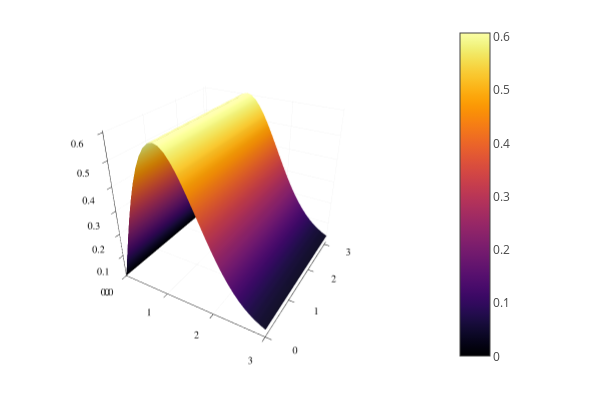

The cell this chart's notebook holds for it:
### Code cell
surface(0:0.1:3,0:0.1:π ,(r,θ)->r*exp(-r^2/2))

### Figure 1 — Plotly figure (JSON) as saved in the notebook; plotly's stock layout.template omitted (floating-point values rounded to 4 significant figures; data arrays with more than 128 entries replaced by an {"elided": "..."} marker saying what was removed)
{"data": [{"colorbar": {"len": 0.9525, "title": "", "x": 0.7504, "y": 0.5139}, "colorscale": {"elided": "256x2 mixed values"}, "name": "y1", "opacity": null, "scene": "scene", "showlegend": false, "showscale": true, "type": "surface", "x": [0, 0.1, 0.2, 0.3, 0.4, 0.5, 0.6, 0.7, 0.8, 0.9, 1, 1.1, 1.2, 1.3, 1.4, 1.5, 1.6, 1.7, 1.8, 1.9, 2, 2.1, 2.2, 2.3, 2.4, 2.5, 2.6, 2.7, 2.8, 2.9, 3], "xaxis": "x", "y": [0, 0.1, 0.2, 0.3, 0.4, 0.5, 0.6, 0.7, 0.8, 0.9, 1, 1.1, 1.2, 1.3, 1.4, 1.5, 1.6, 1.7, 1.8, 1.9, 2, 2.1, 2.2, 2.3, 2.4, 2.5, 2.6, 2.7, 2.8, 2.9, 3, 3.1], "yaxis": "y", "z": {"elided": "32x31 float values"}, "zaxis": "z", "zmax": 0.6065, "zmin": 0}], "layout": {"annotations": [], "height": 400, "legend": {"bgcolor": "rgba(255, 255, 255, 1.000)", "bordercolor": "rgba(0, 0, 0, 1.000)", "borderwidth": 1, "font": {"color": "rgba(0, 0, 0, 1.000)", "family": "sans-serif", "size": 11}, "title": {"font": {"color": "rgba(0, 0, 0, 1.000)", "family": "sans-serif", "size": 15}, "text": ""}, "tracegroupgap": 0, "traceorder": "normal", "x": 1, "xanchor": "auto", "y": 1, "yanchor": "auto"}, "margin": {"b": 20, "l": 0, "r": 0, "t": 20}, "paper_bgcolor": "rgba(255, 255, 255, 1.000)", "plot_bgcolor": "rgba(255, 255, 255, 1.000)", "scene": {"camera": {"eye": {"x": 1.126, "y": -1.95, "z": 1.3}, "projection": "orthographic"}, "domain": {"x": [0.02138, 0.7504], "y": [0.03762, 0.9902]}, "xaxis": {"gridcolor": "rgba(0, 0, 0, 0.100)", "gridwidth": 0.5, "linecolor": "rgba(0, 0, 0, 1.000)", "mirror": false, "range": [0, 3], "showgrid": true, "showline": true, "showticklabels": true, "tickangle": 0, "tickcolor": "rgb(0, 0, 0)", "tickfont": {"color": "rgba(0, 0, 0, 1.000)", "family": "sans-serif", "size": 11}, "tickmode": "array", "ticks": "inside", "ticktext": ["0", "1", "2", "3"], "tickvals": [0, 1, 2, 3], "title": "", "titlefont": {"color": "rgba(0, 0, 0, 1.000)", "family": "sans-serif", "size": 15}, "type": "-", "visible": true, "zeroline": false, "zerolinecolor": "rgba(0, 0, 0, 1.000)"}, "yaxis": {"gridcolor": "rgba(0, 0, 0, 0.100)", "gridwidth": 0.5, "linecolor": "rgba(0, 0, 0, 1.000)", "mirror": false, "range": [0, 3.1], "showgrid": true, "showline": true, "showticklabels": true, "tickangle": 0, "tickcolor": "rgb(0, 0, 0)", "tickfont": {"color": "rgba(0, 0, 0, 1.000)", "family": "sans-serif", "size": 11}, "tickmode": "array", "ticks": "inside", "ticktext": ["0", "1", "2", "3"], "tickvals": [0, 1, 2, 3], "title": "", "titlefont": {"color": "rgba(0, 0, 0, 1.000)", "family": "sans-serif", "size": 15}, "type": "-", "visible": true, "zeroline": false, "zerolinecolor": "rgba(0, 0, 0, 1.000)"}, "zaxis": {"gridcolor": "rgba(0, 0, 0, 0.100)", "gridwidth": 0.5, "linecolor": "rgba(0, 0, 0, 1.000)", "mirror": false, "range": [0, 0.6065], "showgrid": true, "showline": true, "showticklabels": true, "tickangle": 0, "tickcolor": "rgb(0, 0, 0)", "tickfont": {"color": "rgba(0, 0, 0, 1.000)", "family": "sans-serif", "size": 11}, "tickmode": "array", "ticks": "inside", "ticktext": ["0.0", "0.1", "0.2", "0.3", "0.4", "0.5", "0.6"], "tickvals": [0, 0.1, 0.2, 0.3, 0.4, 0.5, 0.6], "title": "", "titlefont": {"color": "rgba(0, 0, 0, 1.000)", "family": "sans-serif", "size": 15}, "type": "-", "visible": true, "zeroline": false, "zerolinecolor": "rgba(0, 0, 0, 1.000)"}}, "showlegend": true, "width": 600}}
